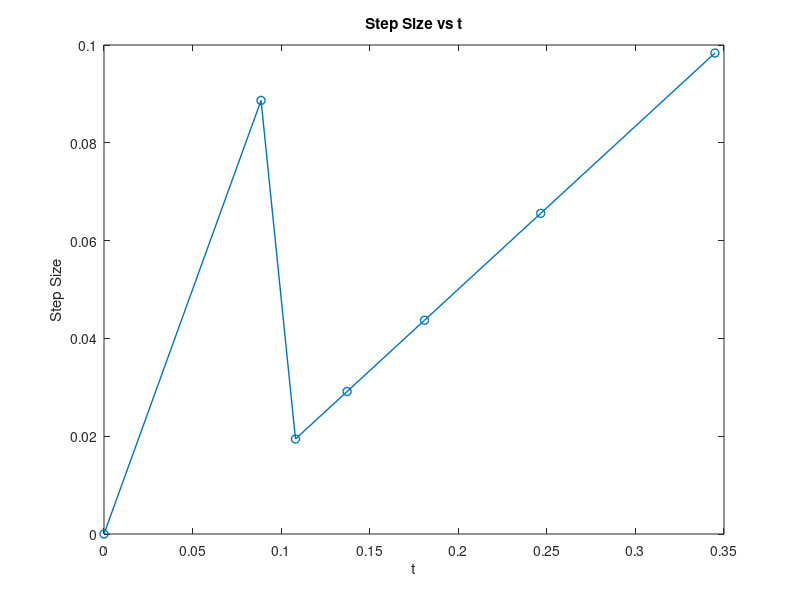

Source code (MATLAB):
close all;
format long

odefun = @(t, y) [-0.1*y(1)-199.9*y(2);0*y(1)-200*y(2)];

odefunPrime = @(t, y) [-0.1*y(1)-199.9*y(2);0*y(1)-200*y(2)];

y0 = [2, 1];
tspan = [0, 100];

[t, state] = ode23s(odefun, tspan, y0);
[t2, state2] = ode45(odefun, tspan, y0);

y1 = exp(-0.1*t)+exp(-200*t);
y2 = exp(-200*t);

tolerances = [1e-1, 1e-2, 1e-3, 1e-4, 1e-5, 1e-6, ...
    1e-7, 1e-8, 1e-9, 1e-10, 1e-11, 1e-12];

x1 = linspace(0, 100);

y1sol = y1(83);

ystate1 = state(:, 1);
ystate2 = state(:, 2);

table = zeros(12, 4);

for i = 1:length(tolerances)
    error = [];
    t1 = [];

    tdiff = 0;
    tprev = 0;

    tdiff23 = 0;
    tprev23 = 0;

    for j = 1:length(t)
        if abs(y1(j)-ystate1(j)) <= tolerances(i)
            error = [error, abs(y1(j)-ystate1(j))];
            tdiff = tdiff + abs(t(j)-tprev);
            t1 = [t1, t(j)];
            tprev = t1(end);
        end
    end

    if i == 7
        stepsize = zeros(1, length(t1)-1);
        stept = zeros(1, length(t1) - 1);
        for k = 2:length(t1)
            stepsize(k) = t1(k) - t1(k-1);
            stept(k) = t1(k);
        end
    end

    table(i, 1) = tolerances(i);
    table(i, 2) = length(t1);
    table(i, 3) = abs(y1(83) - ystate1(end));
    table(i, 4) = tdiff / length(t1);
end

disp("           Tol       |    # of Evals     |   error @ t=83   |    avg step sz");
disp(table)

plot(stept(1:end), stepsize(1:end), '-o','LineWidth', 1)
title("Step Size vs t")
xlabel('t');
ylabel('Step Size');
